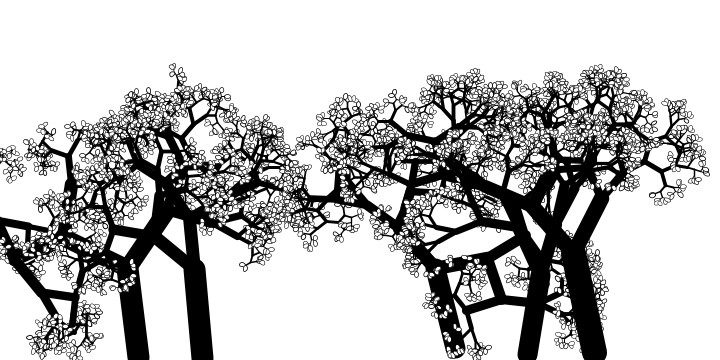
Frame 1 (no input)
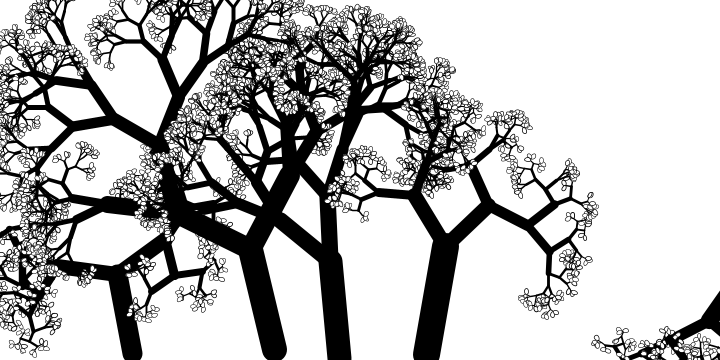
Frame 2 (the mouse pressed at the canvas centre, redrawn once)

The Processing sketch that drew these frames (run headless with seeded random() and noise(); the mouse was pressed at the canvas centre and the sketch redrawn once):

// Processing sketch: processing_33862
// ── processing_33862.pde

/**
 * A hack of the basic branching algorithm  from "Recursive Tree"  by Daniel Shiffman
 * 
 */

int number = 5;

float theta;

void setup() {
  size(720, 360);
  smooth();
  stroke(0);
  noLoop();
}

void draw() {
  background(255);
  for (int i =0;i<number;i++) {
    pushMatrix();
    translate(i*width/(float)number+random(0,width/number),0);
    rotate(random(-PI/12,PI/12));
    tree(180*random(0.25,0.75));
    popMatrix();
  }
}

void tree(float angle) {
  theta = radians(angle);  

  // Start the tree from the bottom of the screen
  translate(0,height);
  // Draw a line 120 pixels
  int start = (int)random(80,120);
  strokeWeight(start/4);
  line(0,0,0,-start);
  // Move to the end of that line
  translate(0,-start);
  // Start the recursive branching!
  branch(start);
}

void branch(float h) {

  h *= random(0.5, 0.85);

  if (h > 2) {
    float a = random(0,theta);
    pushMatrix();    // Save the current state of transformation (i.e. where are we now)
    rotate(a);   // Rotate by theta
    strokeWeight(h/4);
    line(0, 0, 0, -h);  // Draw the branch
    translate(0, -h); // Move to the end of the branch
    branch(h);       // Ok, now call myself to draw two new branches!!
    popMatrix();     // Whenever we get back here, we "pop" in order to restore the previous matrix state

    // Repeat the same thing, only branch off to the "left" this time!
    a = random(0,theta);
    pushMatrix();
    rotate(-a);
    strokeWeight(h/4);
    line(0, 0, 0, -h);
    translate(0, -h);
    branch(h);
    popMatrix();
  } 
  else {
    // put a flower at the end of branch
    ellipse(0,0,4,6);
  }
}


void mouseClicked() {
  redraw();
}
